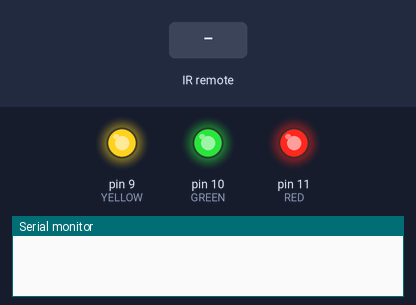
Simulated run of this sketch. Board: Arduino Uno, built with avr-gcc and run on an emulated ATmega328P. Shown: output pins drawn as LEDs (lit = HIGH), the last lines printed to the serial monitor. Inputs (shaded band) come from the test bench.

Above: at 1.2 s.
1.3 s: infrared code 0xFF38C7 received
At 3.0 s:
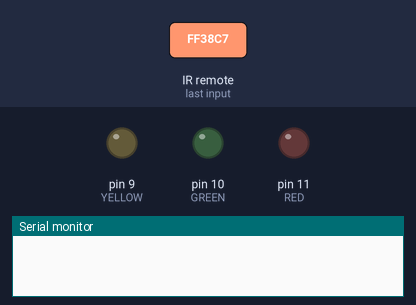
4.3 s: infrared code 0xFF18E7 received
At 6.1 s:
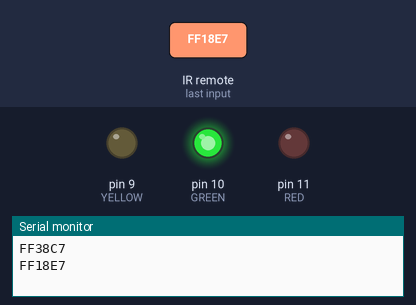
6.4 s: infrared code 0xFF30CF received
At 7.3 s:
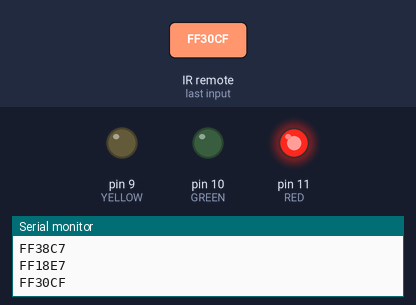
Timing chart, 0 to 9.4 s (numbered marks = the images above; inputs shaded):
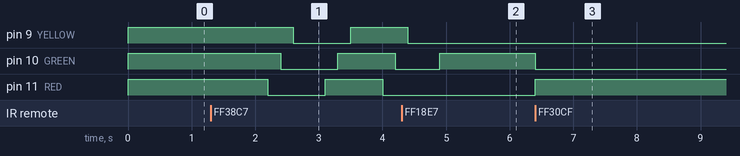

The sketch:

IR_receiver_remote.ino
```cpp
#include <IRremote.h> //include the library
#define Button_1 0xFF30CF
#define Button_1_alt 0x9716BE3F
#define Button_2 0xFF18E7
#define Button_2_alt 0x3D9AE3F7
#define Button_3 0xFF7A85
#define Button_3_alt 0x6182021B
#define Button_4 0xFF10EF
#define Button_4_alt 0x8C22657B
#define Button_5 0xFF38C7
#define Button_5_alt 0x488F3CBB
#define Button_6 0xFF5AA5
#define Button_6_alt 0x449E79F
#define Button_OFF 0xFFA25D
#define Button_OFF_alt 0xE318261B
const int RED = 11;
const int GREEN = 10;
const int YELLOW = 9;
int receiver = 13; //initialize pin 13 as recevier pin.
uint32_t Previous;
IRrecv irrecv(receiver); //create a new instance of receiver
decode_results results;


void setup() {
  Serial.begin(9600);
  irrecv.enableIRIn(); //start the receiver
  pinMode(RED, OUTPUT);
  pinMode(GREEN, OUTPUT);
  pinMode(YELLOW, OUTPUT);
  digitalWrite(RED, HIGH);
  digitalWrite(GREEN, HIGH);
  digitalWrite(YELLOW, HIGH);
}
void loop() {
  if (irrecv.decode(&results)) { //if we have received an IR signal
    if (results.value==0xFFFFFFFF) {
      results.value=Previous;
    }
    switch(results.value) {
      case Button_1_alt :
      case Button_1 :
        digitalWrite(RED, HIGH);
        digitalWrite(GREEN, LOW);
        digitalWrite(YELLOW, LOW);
        break;
      case Button_2_alt :
      case Button_2 :
        digitalWrite(RED, LOW);
        digitalWrite(GREEN, HIGH);
        digitalWrite(YELLOW, LOW);
        break;
      case Button_3_alt :
      case Button_3 :
        digitalWrite(RED, LOW);
        digitalWrite(GREEN, LOW);
        digitalWrite(YELLOW, HIGH);
        break;
      case Button_4_alt :
      case Button_4 :
        digitalWrite(RED, HIGH);
        digitalWrite(GREEN, HIGH);
        digitalWrite(YELLOW, HIGH);
        break;
      case Button_5_alt :
      case Button_5 :
        wave1();
        break;
      case Button_6_alt :
      case Button_6 :
        wave2();
        break;
      case Button_OFF_alt :
      case Button_OFF :
        digitalWrite(RED, LOW);
        digitalWrite(GREEN, LOW);
        digitalWrite(YELLOW, LOW);
        break;
    }

  Serial.println (results.value, HEX); //display HEX results
  irrecv.resume(); //next value
 }
 Previous=results.value;
 if (results.value == Button_5 || results.value == Button_5_alt) {
  wave1();
 } else if (results.value == Button_6 || results.value == Button_6_alt) {
  wave2();
 }
}

void wave1() {
  digitalWrite(RED, HIGH);
  delay(200);
  digitalWrite(GREEN, HIGH);
  delay(200);
  digitalWrite(YELLOW, HIGH);

  delay(500);

  digitalWrite(RED, LOW);
  delay(200);
  digitalWrite(GREEN, LOW);
  delay(200);
  digitalWrite(YELLOW, LOW);

  delay(500);
}

void wave2() {
  digitalWrite(RED, HIGH);
  digitalWrite(GREEN, LOW);
  digitalWrite(YELLOW, LOW);

  delay(200);

  digitalWrite(RED, LOW);
  digitalWrite(GREEN, HIGH);
  digitalWrite(YELLOW, LOW);

  delay(200);

  digitalWrite(RED, LOW);
  digitalWrite(GREEN, LOW);
  digitalWrite(YELLOW, HIGH);

  delay(200);
}
```

Measured:
- after the input at 1.3 s, pin 9 (YELLOW): HIGH → LOW after 1.3 s, → HIGH 0.90 s later; pin 10 (GREEN): HIGH → LOW after 1.1 s, → HIGH 0.90 s later, → LOW 0.90 s later; pin 11 (RED): HIGH → LOW after 0.90 s, → HIGH 0.90 s later, → LOW 0.90 s later
- after the input at 4.3 s, pin 9 (YELLOW): goes on until 4.4 s, then stays LOW; pin 11 (RED): stays LOW (without the input it goes to HIGH after 0.60 s)
- after the input at 6.4 s, pin 10 (GREEN): HIGH → LOW at once; pin 11 (RED): LOW → HIGH at once
